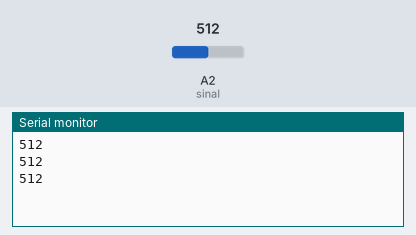
Bench run of a sketch on a simulated Arduino Uno, built with avr-gcc and run on an emulated ATmega328P. Shown: the last lines printed to the serial monitor. The inputs (shaded band) are chosen by the test bench; at power-on: A2 (sinal) = 512.

Above: at 1.3 s.
1.4 s: A2 (sinal) set to 716
At 1.9 s:
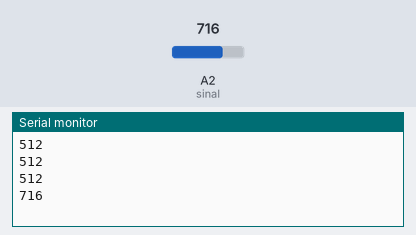
2.9 s: A2 (sinal) set to 900
At 3.4 s:
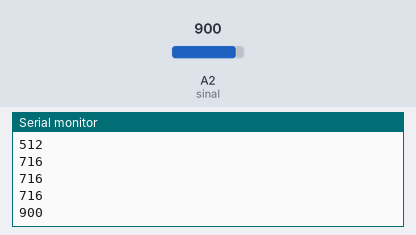
Timing chart, 0 to 5.9 s (numbered marks = the images above; inputs shaded):
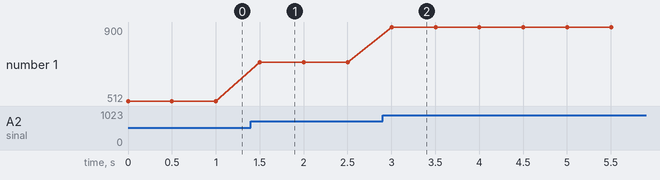

Measured:
- after the input at 1.4 s, the serial monitor: prints a new line after 0.10 s (image 1)
- after the input at 2.9 s, the serial monitor: prints a new line after 0.10 s (image 2)
- plotted number 1: 512 → 716 after the input at 1.4 s, 716 → 900 after the input at 2.9 s

The sketch:

teste_de_funcionamento.ino
```cpp
// Definindo as portas analoógicas do arduino como (vcc, gnd, sinal), NOMEANDO AS PORTAS!
#define vcc A0
#define gnd A1
#define sinal A2

void setup() {
  Serial.begin(9600);
  // Definindo se os pinos serão de entrada ou saída, pinos analógicos podem ser usados como digitais tmabém;
  pinMode(vcc, OUTPUT);
  pinMode(gnd, OUTPUT);
  pinMode(sinal, INPUT);

  digitalWrite(vcc, HIGH);
  digitalWrite(gnd, LOW);

  /*
    Aciona um valor HIGH ou LOW em um pino digital.

    Se o pino for configurado como saída (OUTPUT) com a função pinMode(), sua tensão será acionada para o valor correspondente: 5V (ou 3.3V em placas alimentadas com 3.3V como o DUE) para o valor HIGH, 0V (ou ground) para LOW.

    Se o pino for configurado como entrada (INPUT), a função digitalWrite() irá ativar (HIGH) ou desativar (LOW) o resistor interno de pull-up no pino de entrada. É recomendado configurar pinMode() com INPUT_PULLUP para ativar o resistor interno de pull-up.

    Se você não configurar o pino com pinMode() e OUTPUT, e conectar um LED ao pino, quando chamar digitalWrite(HIGH), o LED pode aparecer um pouco apagado. Sem configurar explicitamente pinMode(), digitalWrite() irá apenas ativar o resistor de pull-up interno, que age como um grande resistor limitador de corrente.

    Sintaxe
    digitalWrite(pino, valor)

    Parâmetros
    pino: o número do pino
    valor: HIGH ou LOW

    Retorna
    Nada

  */

}

// Loop principal onde todo o código ficará se repetindo infinitamente, é tipo o main() do C, porem em loop
void loop() {
  Serial.println(analogRead(sinal));
  delay(500);

}

// Para visualizar a leitura dos dados basta ir em FERRAMENTAS > MONITOR SERIAL
```
